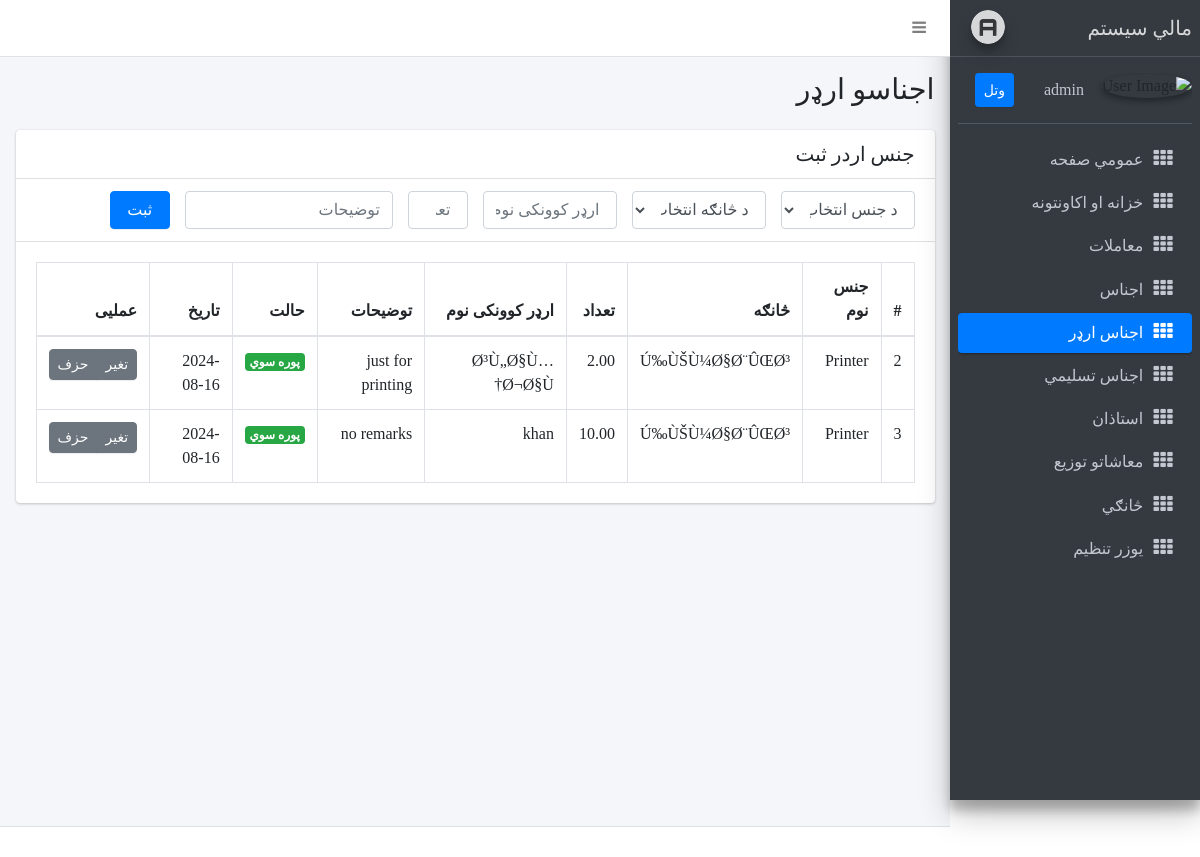
The app's page /item_request.php (signed in) with its own data.
### tables this page shows
CREATE TABLE `request_items` (
  `id` bigint(20) UNSIGNED NOT NULL,
  `item_id` bigint(20) UNSIGNED NOT NULL,
  `department_id` bigint(20) UNSIGNED NOT NULL,
  `consumer` varchar(255) DEFAULT NULL,
  `request_quantity` decimal(20,2) NOT NULL DEFAULT 0.00,
  `remarks` varchar(1000) DEFAULT NULL,
  `is_fullfilled` tinyint(1) NOT NULL DEFAULT 0,
  `created_at` timestamp NULL DEFAULT current_timestamp()
);

CREATE TABLE `items` (
  `id` bigint(20) UNSIGNED NOT NULL,
  `name` varchar(255) NOT NULL,
  `code` varchar(255) DEFAULT NULL,
  `type` varchar(255) DEFAULT NULL,
  `quantity` decimal(20,2) NOT NULL DEFAULT 0.00,
  `price` decimal(20,2) NOT NULL DEFAULT 0.00,
  `remarks` varchar(255) DEFAULT NULL
);

CREATE TABLE `departments` (
  `id` bigint(20) UNSIGNED NOT NULL,
  `name` varchar(255) NOT NULL,
  `faculty_name` varchar(255) NOT NULL
);

### item_request.php (the view, shortened to what this page needs)
<?php
require './utils/db.php';
include('./partials/header.php');
include('./partials/navbar.php');
include('./partials/sidebar.php');
try {
    $request_items = $conn->prepare("SELECT request_items.*, items.name as item, items.type as item_type, departments.name as department  FROM request_items INNER JOIN departments ON request_items.department_id = departments.id  INNER JOIN items ON request_items.item_id = items.id");
    $request_items->execute();
    $request_items = $request_items->fetchAll(PDO::FETCH_ASSOC);
} catch (PDOException $e) {
    echo "Error: " . $e->getMessage();
}
?>
<div class="content-wrapper" style="min-height: 768.666px;">
    <section class="content-header">
        <div class="container-fluid">
            <div class="row mb-2">
                <div class="col-sm-6">
                    <h1> اجناسو ارډر </h1>
                </div>
            </div>
        </div>
    </section>
    <section class="content">
        <div class="container-fluid">
            <div class="row">
                <div class="col-md-12">
                    <div class="card">
                        <div class="card-header">
                            <h3 class="card-title">جنس اردر ثبت</h3>
                        </div>
                        <div class="card-header">
                            <form class="row" id="form" action="actions/create_item_request.php" method="post">
                                <div class="col-2">
                                    <select type="text" id="item" name="item" required class="form-control" placeholder="جنس نوم *">
                                        <option>د جنس انتخاب</option>
                                    </select>
                                </div>
                                <div class="col-2">
                                    <select required type="text" id="department" name="department" required class="form-control" placeholder="څانګه انتخاب *">
                                        <option>د څانګه انتخاب</option>
                                    </select>
                                </div>
                                <div class="col-2">
                                    <input type="text" id="consumer" name="consumer" required class="form-control" placeholder=" ارډر کوونکی نوم ">
                                </div>
                                <div class="col-1">
                                    <input type="number" step="0.000001" id="quantity" name="quantity" required class="form-control" placeholder=" تعداد ">
                                </div>
                                <div class="col-3">
                                    <input type="text" id="remarks" name="remarks" required class="form-control" placeholder="توضیحات  ">
                                </div>
                                <div class="col-1">
                                    <button type="submit" id="submit" class="btn btn-primary btn-block">ثبت</button>
                                </div>
                            </form>
                        </div>
                        <div class="card-body">
                            <table class="table table-bordered">
                                <thead>
                                    <tr>
                                        <th>#</th>
                                        <th>جنس نوم</th>
                                        <th>څانګه</th>
                                        <th> تعداد</th>
                                        <th>ارډر کوونکی نوم</th>
                                        <th>توضیحات</th>
                                        <th>حالت</th>
                                        <th>تاریخ</th>
                                        <th>عمليی</th>
                                    </tr>
                                </thead>
                                <tbody>
                                    <?php foreach ($request_items as $item) : ?>
                                        <?php
                                        $jsonItem = json_encode($item, JSON_HEX_TAG | JSON_HEX_APOS | JSON_HEX_QUOT | JSON_HEX_AMP);
                                        ?>
                                        <tr>
                                            <td><?php echo htmlspecialchars($item['id']); ?></td>
                                            <td><?php echo htmlspecialchars($item['item']); ?></td>
                                            <td><?php echo htmlspecialchars($item['department']); ?></td>
                                            <td><?php echo htmlspecialchars($item['request_quantity']); ?></td>
                                            <td><?php echo htmlspecialchars($item['consumer']); ?></td>
                                            <td><?php echo htmlspecialchars($item['remarks']); ?></td>
                                            <td>
                                                <?php if ($item['is_fullfilled']) { ?>
                                                    <span class="badge badge-success">پوره سوي</span>
                                                <?php } else { ?>
                                                    <span class="badge badge-danger"> معطل</span>
                                                <?php } ?>
                                            </td>
                                            <td><?php echo htmlspecialchars(substr($item['created_at'], 0, 10)); ?></td>
                                            <td>
                                                <div class="btn-group">
                                                    <button class="btn btn-sm btn-secondary edit_item" data-id="<?php echo htmlspecialchars($jsonItem, ENT_QUOTES, 'UTF-8'); ?>"> تغیر </button>
                                                    <a button class="btn btn-sm btn-secondary" href="actions/delete_request_item.php?id=<?php echo $item['id'] ?>" onclick="return confirm('ایا تاسي مطمین یاست?');">حزف</a>
                                                </div>
                                            </td>
                                        </tr>
                                    <?php endforeach; ?>
                                </tbody>
                            </table>
                        </div>
                    </div>
                </div>
            </div>
        </div>
    </section>
</div>
<?php include('./partials/footer.php') ?>

### partials/header.php (style rules this page uses)
select option { font-size: larger; }

### records on screen
request_items: id "2", item.name "Printer", department.name "Ú‰ÙŠÙ¼Ø§Ø¨ÛŒØ³", request_quantity "2.00", consumer "Ø³Ù„Ø§Ù… Ø¬Ø§Ù†", remarks "just for printing", is_fullfilled "پوره سوي", created_at "2024-08-16"
request_items: id "3", item.name "Printer", department.name "Ú‰ÙŠÙ¼Ø§Ø¨ÛŒØ³", request_quantity "10.00", consumer "khan", remarks "no remarks", is_fullfilled "پوره سوي", created_at "2024-08-16"

### other values on screen
$_SESSION['username'] "admin"
